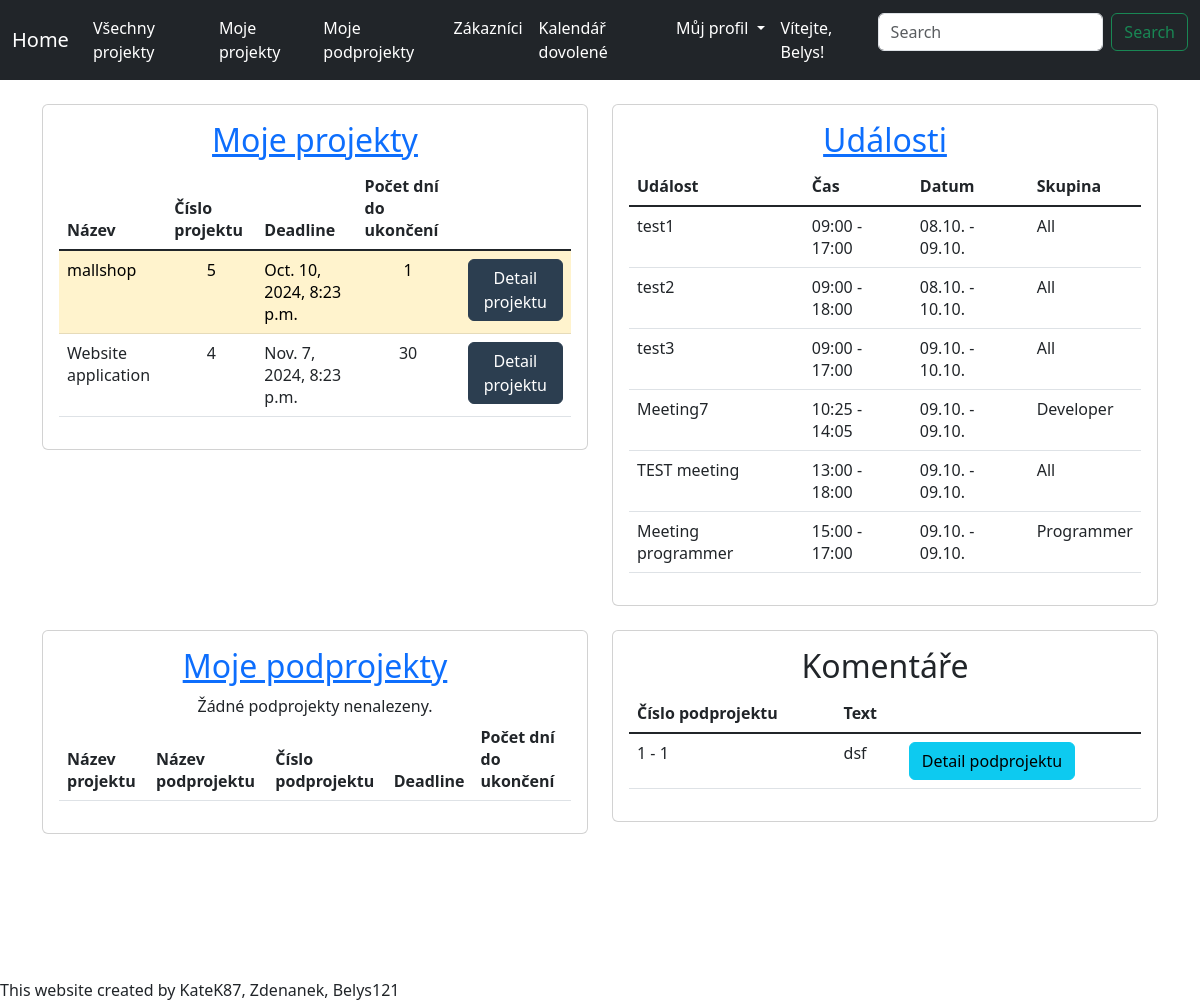
Screenshot of / (signed in) with the database file from the repository.
### viewer/models.py (models this page shows, shortened)
class Contract(Model):
    contract_name = CharField(max_length=100)
    created = DateTimeField(auto_now_add=True)
    user = ForeignKey(User, on_delete=DO_NOTHING, default=1)
    customer = ForeignKey(Customer, on_delete=DO_NOTHING, default=1)
    status_choices = [("0","V procesu"), ("1","Dokončeno"), ("2","Zrušeno")]
    status = CharField(max_length=64, choices=status_choices, default=status_choices[0])
    deadline = DateTimeField(default=datetime.now() + timedelta(days=30))
    def delta(self):
        return (self.deadline - self.created).days

class Event(models.Model):
    title = models.CharField(max_length=200)
    start_time = models.DateTimeField()
    end_time = models.DateTimeField()
    group = models.ForeignKey(Group, on_delete=models.CASCADE, related_name='events')

class Comment(Model):
    text = CharField(max_length=200)
    subcontract = ForeignKey(SubContract, on_delete=CASCADE, default=1)
    created = DateTimeField(auto_now_add=True)

class SubContract(Model):
    subcontract_name = CharField(max_length=128)
    created = DateTimeField(auto_now_add=True)
    user = ForeignKey(User, on_delete=DO_NOTHING, default=1)
    contract = ForeignKey(Contract, related_name='subcontracts', on_delete=DO_NOTHING)
    subcontract_number = IntegerField(null=True, blank=True, default=1)
    status_choices = [("0","V procesu"), ("1","Dokončeno"), ("2","Zrušeno")]
    status = CharField(max_length=64, choices=status_choices, default=status_choices[0])
    class Meta:
        constraints = [
            UniqueConstraint(fields=["contract", "subcontract_number"], name="unique_subcontract_per_contract")
        ]

### viewer/views.py (the view)
# urls.py: path('', HomepageView.as_view(), name='homepage'),
class HomepageView(TemplateView):
    template_name = 'homepage.html'
    def get_context_data(self, **kwargs):
        context = super().get_context_data(**kwargs)
        context['comments'] = Comment.objects.all()
        context['users'] = User.objects.all()
        context['subcontracts'] = SubContract.objects.filter(user=self.request.user)
        contracts = Contract.objects.filter(user=self.request.user)
        sorted_contracts = sorted(contracts, key=lambda contract: contract.delta())
        context['contracts'] = sorted_contracts
        today = date.today()
        context['events'] = Event.objects.filter(
            Q(start_time__date=today) |
            Q(end_time__date=today) |
            Q(start_time__date__lt=today, end_time__date__gt=today)
        ).order_by('start_time')
        return context

### viewer/templates/homepage.html (shortened to what this page needs)
{% load static %}
<html {% if LANGUAGE_CODE %}lang="{{ LANGUAGE_CODE }}" {% endif %}>
<head>
    <link rel="stylesheet" href="{% static 'style.css' %}">
    <link href="https://cdn.jsdelivr.net/npm/bootstrap@5.3.0/dist/css/bootstrap.min.css" rel="stylesheet">
    <link rel="stylesheet" href="{% static 'buttons.css' %}">
</head>
<body>
    <nav class="navbar navbar-expand-lg navbar-dark bg-dark">
        <div class="container-fluid">
            <a class="navbar-brand" href="{% url 'homepage' %}">Home</a>
            <div class="collapse navbar-collapse" id="navbarSupportedContent">
                <ul class="navbar-nav me-auto mb-2 mb-lg-0">
                    <li class="nav-item">
                        <a class="nav-link" href="{% url 'navbar_contracts_all' %}">Všechny projekty</a>
                    </li>
                    <li class="nav-item">
                        <a class="nav-link" href="{% url 'navbar_contracts' %}">Moje projekty</a>
                    </li>
                    <li class="nav-item">
                        <a class="nav-link" href="{% url 'navbar_show_subcontracts' %}">Moje podprojekty</a>
                    </li>
                    <li class="nav-item">
                        <a class="nav-link" href="{% url 'navbar_customers' %}">Zákazníci</a>
                    </li>
                    <li class="nav-item">
                        <a class="nav-link" href="{% url 'calendar' %}">Kalendář dovolené</a>
                    </li>
                    <li class="nav-item dropdown">
                        <a class="nav-link dropdown-toggle" href="#" role="button" data-bs-toggle="dropdown" aria-expanded="false">
                            Můj profil
                        </a>
                    </li>
                </ul>
                <ul class="navbar-nav mb-2 mb-lg-0">
                    {% if user.is_authenticated %}
                        <li class="nav-item">
                            <a class="nav-link">Vítejte, {{ user.username }}!</a>
                        </li>
                    {% endif %}
                </ul>
                <form class="d-flex" role="search">
                    <input class="form-control me-2" type="search" placeholder="Search" aria-label="Search">
                    <button class="btn btn-outline-success" type="submit">Search</button>
                </form>
            </div>
        </div>
    </nav>
    <div class="container mt-4">
        <div class="row">
            <div class="col-md-6">
                <div class="card text-center">
                    <div class="card-body">
                        {% include 'contracts_homepage.html' %}
                    </div>
                </div>
            </div>
            <div class="col-md-6">
                <div class="card text-center">
                    <div class="card-body">
                        {% include 'events_homepage.html' %}
                    </div>
                </div>
            </div>
        </div>
        <div class="row mt-4">
            <div class="col-md-6">
                <div class="card text-center">
                    <div class="card-body">
                        {% include 'subcontracts_homepage.html'  %}
                    </div>
                </div>
            </div>
            <div class="col-md-6">
                <div class="card text-center">
                    <div class="card-body">
                        {% include 'comments_homepage.html' %}
                    </div>
                </div>
            </div>
        </div>
    </div>
    <br>
    <br>
    <br>
    <br>
    <br>
    <br>
    {% block scripts %}
     This website created by KateK87, Zdenanek, Belys121
    {% endblock %}
</body>
</html>

### viewer/templates/contracts_homepage.html
<a href="{% url 'navbar_contracts' %}"><h2>Moje projekty</h2></a>
<table class="table">
    <thead>
        <tr>
            <th>Název</th>
            <th>Číslo projektu</th>
            <th>Deadline</th>
            <th>Počet dní do ukončení</th>
        </tr>
    </thead>
    <tbody class="table-group-divider">
        {% for contract in contracts %}
        <tr class="{% if contract.delta <= 0 %}table-danger{% elif contract.delta <= 7 %}table-warning{% endif %}">
            <td>{{ contract.contract_name }}</td>
            <td align="center">{{ contract.id }}</td>
            <td>{{ contract.deadline }}</td>
            <td align="center">{{ contract.delta }}</td>
            <td>
                <a href="{% url 'contract_detail' contract.id %}" class="btn btn-custom">Detail projektu</a>
            </td>
        </tr>
        {% empty %}
            Žádné projekty nenalezeny!!!
        {% endfor %}
    </tbody>
</table>

### viewer/templates/events_homepage.html
<a href="{% url 'calendar' %}"><h2>Události</h2></a>
<table class="table">
    <thead>
        <tr>
            <th>Událost</th>
            <th>Čas</th>
            <th>Datum</th>
            <th>Skupina</th>
        </tr>
    </thead>
    <tbody class="table-group-divider">
        {% for event in events %}
            <tr>
                <td>{{ event.title }}</td>
                <td> {{ event.start_time|date:"H:i" }} - {{ event.end_time|date:"H:i" }}</td>
                <td> {{ event.start_time|date:"d.m." }} - {{ event.end_time|date:"d.m." }}</td>
                <td>{{ event.group }}</td>
            </tr>
        {% empty %}
            Žádné události nenalezeny!
        {% endfor %}
    </tbody>
</table>

### viewer/templates/comments_homepage.html
<h2>Komentáře</h2>
<table class="table">
    <thead>
        <tr>
            <th>Číslo podprojektu</th>
            <th>Text</th>
        </tr>
    </thead>
    <tbody class="table-group-divider">
        {% for comment in comments %}
        <tr>
            <td>{{ comment.subcontract.contract.pk}} - {{ comment.subcontract.subcontract_number }}</td>
            <td>{{ comment.text }}</td>
            <td><a href="{% url 'subcontract_detail' contract_pk=comment.subcontract.contract.pk subcontract_number=comment.subcontract.subcontract_number %}" class="btn btn-info">Detail podprojektu</a></td>
        </tr>
        {% endfor %}
    </tbody>
</table>

### viewer/static/style.css (style rules this page uses)
.navbar { background-color: #343a40; }
.navbar-brand, .nav-link { color: #ffffff !important; }
.card { background-color: #f8f9fa; border: 1px solid #dee2e6; border-radius: 0.25rem; }

### viewer/static/buttons.css (style rules this page uses)
.btn-custom { background-color: #2C3E50; color: #fff; border-color: #2C3E50; }

### rows the page displays
Contract: contract_name "mallshop", id "5", deadline "Oct. 10, 2024, 8:23 p.m.", delta "1"
Contract: contract_name "Website application", id "4", deadline "Nov. 7, 2024, 8:23 p.m.", delta "30"
Event: title "test1", start_time "09:00", end_time "17:00", start_time "08.10.", end_time "09.10.", group "All"
Event: title "test2", start_time "09:00", end_time "18:00", start_time "08.10.", end_time "10.10.", group "All"
Event: title "test3", start_time "09:00", end_time "17:00", start_time "09.10.", end_time "10.10.", group "All"
Event: title "Meeting7", start_time "10:25", end_time "14:05", start_time "09.10.", end_time "09.10.", group "Developer"
Event: title "TEST meeting", start_time "13:00", end_time "18:00", start_time "09.10.", end_time "09.10.", group "All"
Event: title "Meeting programmer", start_time "15:00", end_time "17:00", start_time "09.10.", end_time "09.10.", group "Programmer"
Comment: subcontract.contract.pk "1", subcontract.subcontract_number "1", text "dsf"

### other values shown
{{ user.username }} "Belys"
